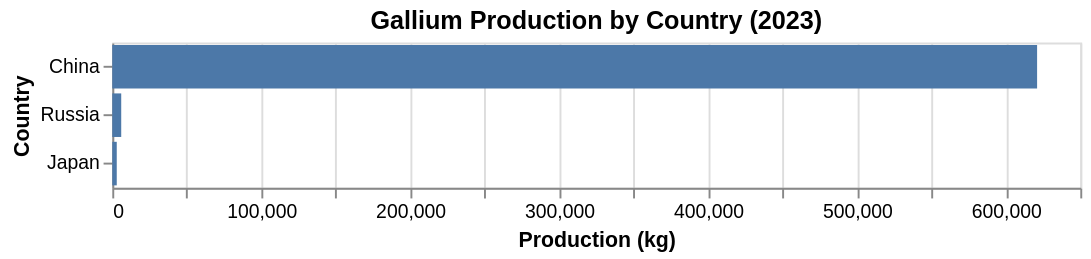

Notebook code cell kept with this figure:
### Markdown cell above
#### 3. Bar Chart: Gallium Production by Country (2023)

### Code cell
gallium_df = pd.read_csv('data/processed/dataset1/gallium_production_by_country.csv')
gallium_df_2023 = gallium_df[gallium_df['production_2023_kg'].notna()][['country', 'production_2023_kg']]
country_order = gallium_df_2023.sort_values('production_2023_kg', ascending = False)['country'].tolist()

bar_chart = alt.Chart(gallium_df_2023).mark_bar().encode(
    alt.Y('country:N', sort = country_order, title = "Country"),
    alt.X('production_2023_kg:Q', title = "Production (kg)"),
    tooltip = [
        alt.Tooltip('country:N', title = "Country"),
        alt.Tooltip('production_2023_kg:Q', title = "Production (kg)", format = ',')
    ]
).properties(
    width = 500,
    height = alt.Step(25),
    title = "Gallium Production by Country (2023)"
)

bar_chart

### Figure 1 — Vega-Lite specification as saved in the notebook (floating-point values rounded to 4 significant figures)
{"config": {"view": {"continuousWidth": 300, "continuousHeight": 300}}, "data": {"name": "data-63750818aaa0bdba3e1157082f2a2c94"}, "mark": {"type": "bar"}, "encoding": {"tooltip": [{"field": "country", "title": "Country", "type": "nominal"}, {"field": "production_2023_kg", "format": ",", "title": "Production (kg)", "type": "quantitative"}], "x": {"field": "production_2023_kg", "title": "Production (kg)", "type": "quantitative"}, "y": {"field": "country", "sort": ["China", "Russia", "Japan"], "title": "Country", "type": "nominal"}}, "height": {"step": 25}, "title": "Gallium Production by Country (2023)", "width": 500, "$schema": "https://vega.github.io/schema/vega-lite/v6.1.0.json", "datasets": {"data-63750818aaa0bdba3e1157082f2a2c94": [{"country": "China", "production_2023_kg": 621000.0}, {"country": "Japan", "production_2023_kg": 3000.0}, {"country": "Russia", "production_2023_kg": 6000.0}]}}
